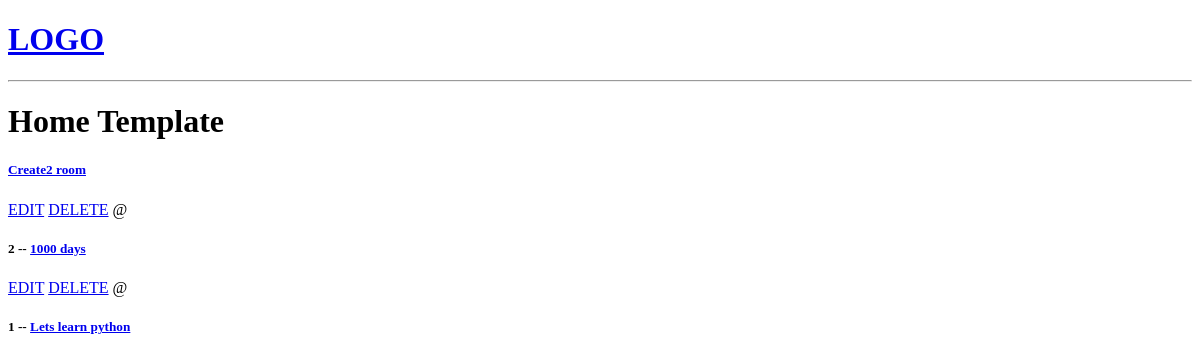
/, run on an earlier commit of the app's database.
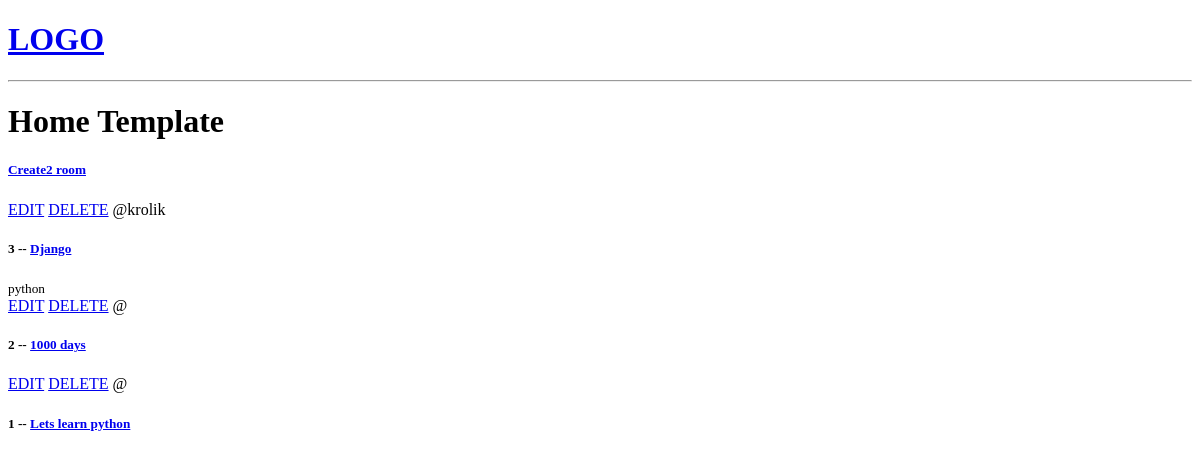
And on a later commit of the database.
### base/models.py (models this page shows, shortened)
class Room(models.Model):
    host=models.ForeignKey(User, on_delete=models.SET_NULL, null=True)
    topic = models.ForeignKey(Topic, on_delete=models.SET_NULL, null=True)
    name = models.CharField(max_length=200)
    description = models.TextField(null=True, blank=True)
    updated = models.DateTimeField(auto_now=True)
    created = models.DateTimeField(auto_now_add=True)
    class Meta:
        ordering = ['-updated', '-created']

class Topic(models.Model):
    name=models.CharField(max_length=200)

### base/views.py (the view)
# urls.py: path('', views.home, name="home"),
def home(request):
    rooms = Room.objects.all()
    context= {'rooms': rooms}
    return render(request, 'base/home.html', context)

### base/templates/base/home.html
{% extends 'main.html' %}
{% block content %}
<h1>Home Template</h1>
<div>
    <h5><a href="{% url 'create_room' %}">Create2 room</a></h5>
    <div>
        {% for room in rooms %}
            <div>
                <a href="{% url 'update_room' room.id %}">EDIT</a>
                <a href="{% url 'delete_room' room.id %}">DELETE</a>
                <span>@{{room.host.username}}</span>
                <h5>{{room.id}} -- <a href="{% url 'room' room.id %}">{{room.name}}</a></h5>
                <small>{{room.topic.name}}</small>
            </div>
        {% endfor %}
    </div>
</div>
{% endblock content %}

What changed in the data, as far as the page shows it:
added Room: host.username "krolik", id "3", name "Django", topic.name "python"
